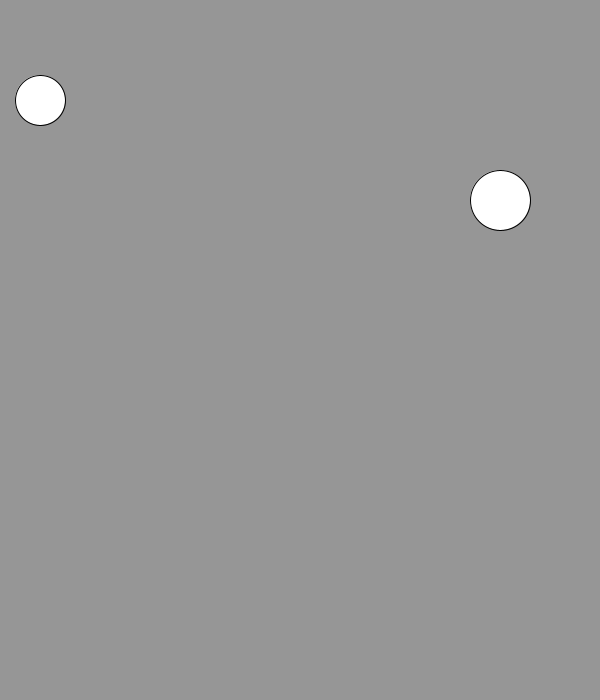
Frame 1 (no input)
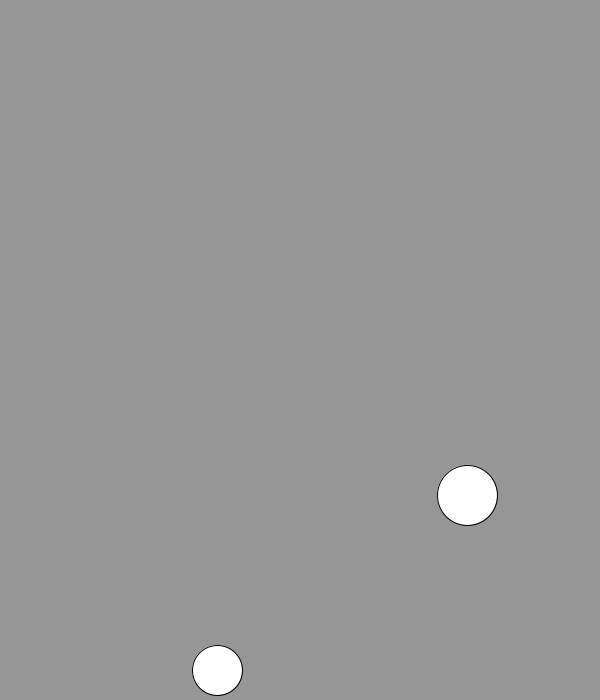
Frame 60 (the mouse pressed at the canvas centre just before this capture)
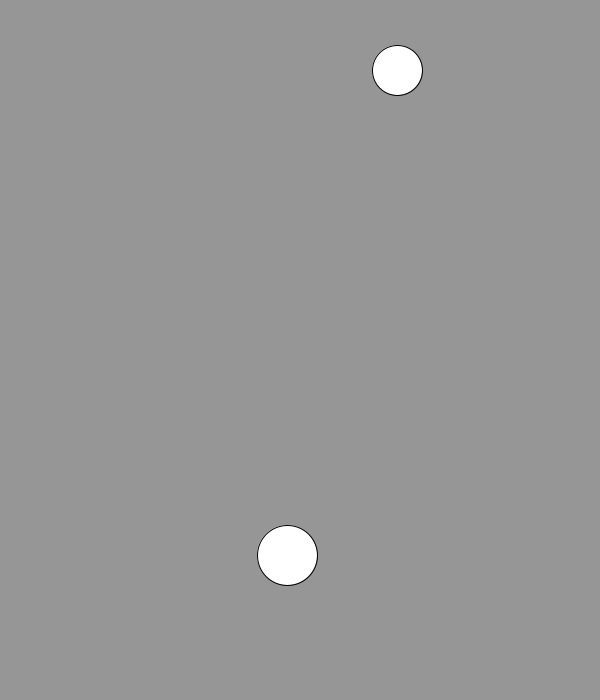
Frame 120 (the mouse held since frame 60 and released just before this capture)

The Processing sketch that drew these frames (run headless with seeded random() and noise(); from frame 60 on, the mouse is pressed at the canvas centre):

// Processing sketch: TwoBallsBouncingDiagonally
// ── TwoBallsBouncingDiagonally.pde
Ball ballOne = new Ball(40, 100, 3, 10, 50);
Ball ballTwo = new Ball(500, 200, 3, 5, 60);
int ballOneRadius = ballOne.getSize() / 2;

void setup() {
  size(600, 700);
}

void draw() {
  background(150);
  initBallOne();
  initBallTwo();
}

void initBallOne() {
  ballOne.display();
  ballOne.update();
}

void initBallTwo() {
  ballTwo.display();
  ballTwo.update();
}

// ── Ball.pde
public class Ball {
  private int x;
  private int y;
  private int size;
  private int dx = 0;
  private int dy = 0;
  
  Ball(int x, int y, int dx, int dy, int size) {
    this.x = x;
    this.y = y;
    this.dx = dx;
    this.dy = dy;
    this.size = size;
  }
  
  public void update() {
    this.move();
    this.checkCollisionWithWalls();
  }
  
  public void move() {
     this.x += this.dx;
     this.y += this.dy;
  }
 
  public void checkCollisionWithWalls() {
      if (isOutsideHorizontalWalls()) {
          this.dx *= -1;
      }
      
      if (isOutsideVerticalWalls()) {
         this.dy *= -1;
      }
  }
  
  public boolean isOutsideHorizontalWalls() {
    return this.x > width - size / 2 || this.x < size / 2;
  }
  
    public boolean isOutsideVerticalWalls() {
    return this.y > height - size / 2 || this.y < size / 2;
  }
  
  public void setX(int x) {
    this.x = x;
  }
  
  public int getDx() {
    return this.dx;
  }
  
  public void setDx(int dx) {
    this.dx = dx;
  }
  
  public int getDy() {
    return this.dy;
  }
  
  public void setDy(int dy) {
    this.dy = dy;
  }
  
  public int getX() {
    return this.x;
  }
  
  public void setY(int y) {
    this.y = y;
  }
  
  public int getY() {
    return this.y;
  }
 
  public void setSize(int size) {
    this.size = size;
  }
  
  public int getSize() {
    return size;
  }
  
  public void display() {
    ellipse(x, y, size, size);
  }
}
